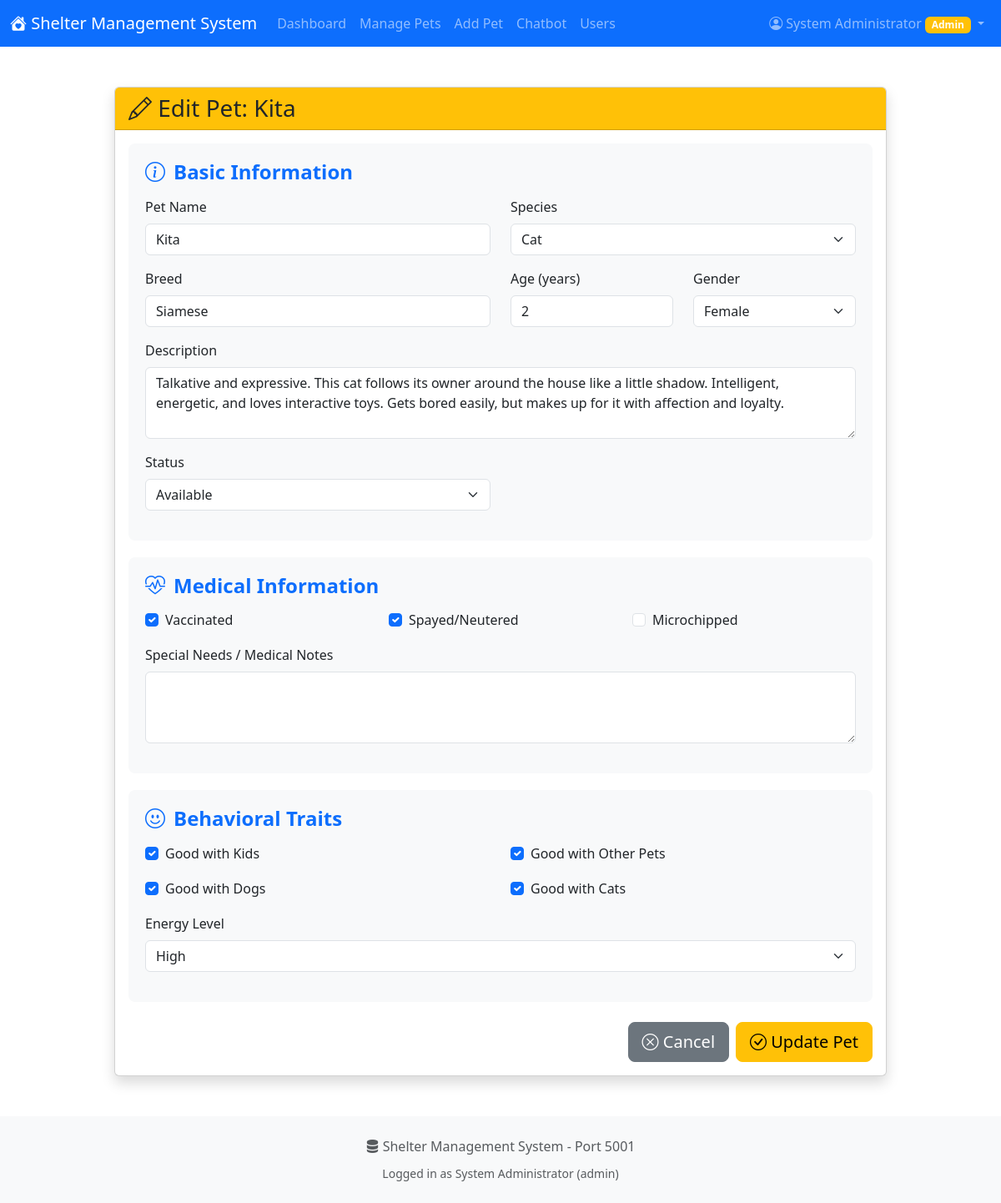
The page /pets/2/edit (signed in) on the database its author committed.
### tables this page shows
CREATE TABLE users (
            id INTEGER PRIMARY KEY AUTOINCREMENT,
            username TEXT UNIQUE NOT NULL,
            password_hash TEXT NOT NULL,
            email TEXT UNIQUE,
            full_name TEXT NOT NULL,
            role TEXT DEFAULT 'staff',
            is_active BOOLEAN DEFAULT 1,
            created_at TIMESTAMP DEFAULT CURRENT_TIMESTAMP
        );

CREATE TABLE pets (
            id INTEGER PRIMARY KEY AUTOINCREMENT,
            name TEXT NOT NULL,
            species TEXT NOT NULL,
            breed TEXT,
            age INTEGER NOT NULL,
            gender TEXT NOT NULL,
            status TEXT DEFAULT 'available',
            description TEXT,
            vaccinated BOOLEAN DEFAULT 0,
            spayed_neutered BOOLEAN DEFAULT 0,
            microchipped BOOLEAN DEFAULT 0,
            special_needs TEXT,
            good_with_kids BOOLEAN DEFAULT 1,
            good_with_pets BOOLEAN DEFAULT 1,
            good_with_dogs BOOLEAN DEFAULT 1,
            good_with_cats BOOLEAN DEFAULT 1,
            energy_level TEXT,
            image_url TEXT,
            created_by INTEGER,
            created_at TIMESTAMP DEFAULT CURRENT_TIMESTAMP,
            intake_date DATE DEFAULT CURRENT_DATE,
            FOREIGN KEY (created_by) REFERENCES users (id)
        );

### app.py (the view, shortened to what this page needs)
@app.route('/pets/<int:pet_id>/edit', methods=['GET', 'POST'])
@login_required
def edit_pet(pet_id):
    conn = get_db_connection()
    pet = conn.execute('SELECT * FROM pets WHERE id = ?', (pet_id,)).fetchone()
    conn.close()
    if not pet:
        flash('Pet not found!', 'danger')
        return redirect(url_for('list_pets'))
    current_user = get_current_user()
    return render_template('edit_pet.html', pet=dict(pet), current_user=current_user)

### app.py (called while the page is built)
def get_db_connection():
    conn = sqlite3.connect(app.config['DATABASE'])
    conn.row_factory = sqlite3.Row
    return conn

def login_required(f):
    from functools import wraps
    @wraps(f)
    def decorated_function(*args, **kwargs):
        if 'user_id' not in session:
            flash('Please log in to access this page.', 'warning')
            return redirect(url_for('login'))
        return f(*args, **kwargs)
    return decorated_function

def get_current_user():
    if 'user_id' in session:
        conn = get_db_connection()
        user = conn.execute('SELECT * FROM users WHERE id = ?', (session['user_id'],)).fetchone()
        conn.close()
        return dict(user) if user else None
    return None

### templates/edit_pet.html (shortened to what this page needs)
{% extends "base.html" %}
{% block content %}
<div class="container mt-5 mb-5">
    <div class="row">
        <div class="col-lg-10 mx-auto">
            <div class="card shadow">
                <div class="card-header bg-warning">
                    <h3 class="mb-0"><i class="bi bi-pencil"></i> Edit Pet: {{ pet.name }}</h3>
                </div>
                <div class="card-body">
                    <form method="POST" action="/pets/{{ pet.id }}/edit">
                        <div class="form-section">
                            <h4 class="section-title">
                                <i class="bi bi-info-circle"></i> Basic Information
                            </h4>
                            <div class="row">
                                <div class="col-md-6 mb-3">
                                    <label for="name" class="form-label">Pet Name</label>
                                    <input type="text" class="form-control" id="name" name="name" value="{{ pet.name }}" required>
                                </div>
                                <div class="col-md-6 mb-3">
                                    <label for="species" class="form-label">Species</label>
                                    <select class="form-select" id="species" name="species" required>
                                        <option value="cat" {{ 'selected' if pet.species == 'cat' else '' }}>Cat</option>
                                    </select>
                                </div>
                            </div>
                            <div class="row">
                                <div class="col-md-6 mb-3">
                                    <label for="breed" class="form-label">Breed</label>
                                    <input type="text" class="form-control" id="breed" name="breed" value="{{ pet.breed or '' }}">
                                </div>
                                <div class="col-md-3 mb-3">
                                    <label for="age" class="form-label">Age (years)</label>
                                    <input type="number" class="form-control" id="age" name="age" value="{{ pet.age }}" min="0" max="30" required>
                                </div>
                                <div class="col-md-3 mb-3">
                                    <label for="gender" class="form-label">Gender</label>
                                    <select class="form-select" id="gender" name="gender" required>
                                        <option value="female" {{ 'selected' if pet.gender == 'female' else '' }}>Female</option>
                                    </select>
                                </div>
                            </div>
                            <div class="mb-3">
                                <label for="description" class="form-label">Description</label>
                                <textarea class="form-control" id="description" name="description" rows="3" required>{{ pet.description or '' }}</textarea>
                            </div>
                            <div class="row">
                                <div class="col-md-6 mb-3">
                                    <label for="status" class="form-label">Status</label>
                                    <select class="form-select" id="status" name="status" required>
                                        <option value="available" {{ 'selected' if pet.status == 'available' else '' }}>Available</option>
                                    </select>
                                </div>
                            </div>
                        </div>
                        <div class="form-section">
                            <h4 class="section-title">
                                <i class="bi bi-heart-pulse"></i> Medical Information
                            </h4>
                            <div class="row">
                                <div class="col-md-4 mb-3">
                                    <div class="form-check">
                                        <input class="form-check-input" type="checkbox" id="vaccinated" name="vaccinated" {{ 'checked' if pet.vaccinated else '' }}>
                                        <label class="form-check-label" for="vaccinated">
                                            Vaccinated
                                        </label>
                                    </div>
                                </div>
                                <div class="col-md-4 mb-3">
                                    <div class="form-check">
                                        <input class="form-check-input" type="checkbox" id="spayed_neutered" name="spayed_neutered" {{ 'checked' if pet.spayed_neutered else '' }}>
                                        <label class="form-check-label" for="spayed_neutered">
                                            Spayed/Neutered
                                        </label>
                                    </div>
                                </div>
                                <div class="col-md-4 mb-3">
                                    <div class="form-check">
                                        <input class="form-check-input" type="checkbox" id="microchipped" name="microchipped" {{ 'checked' if pet.microchipped else '' }}>
                                        <label class="form-check-label" for="microchipped">
                                            Microchipped
                                        </label>
                                    </div>
                                </div>
                            </div>
                            <div class="mb-3">
                                <label for="special_needs" class="form-label">Special Needs / Medical Notes</label>
                                <textarea class="form-control" id="special_needs" name="special_needs" rows="3">{{ pet.special_needs or '' }}</textarea>
                            </div>
                        </div>
                        <div class="form-section">
                            <h4 class="section-title">
                                <i class="bi bi-emoji-smile"></i> Behavioral Traits
                            </h4>
                            <div class="row">
                                <div class="col-md-6 mb-3">
                                    <div class="form-check">
                                        <input class="form-check-input" type="checkbox" id="good_with_kids" name="good_with_kids" {{ 'checked' if pet.good_with_kids else '' }}>
                                        <label class="form-check-label" for="good_with_kids">
                                            Good with Kids
                                        </label>
                                    </div>
                                </div>
                                <div class="col-md-6 mb-3">
                                    <div class="form-check">
                                        <input class="form-check-input" type="checkbox" id="good_with_pets" name="good_with_pets" {{ 'checked' if pet.good_with_pets else '' }}>
                                        <label class="form-check-label" for="good_with_pets">
                                            Good with Other Pets
                                        </label>
                                    </div>
                                </div>
                                <div class="col-md-6 mb-3">
                                    <div class="form-check">
                                        <input class="form-check-input" type="checkbox" id="good_with_dogs" name="good_with_dogs" {{ 'checked' if pet.good_with_dogs else '' }}>
                                        <label class="form-check-label" for="good_with_dogs">
                                            Good with Dogs
                                        </label>
                                    </div>
                                </div>
                                <div class="col-md-6 mb-3">
                                    <div class="form-check">
                                        <input class="form-check-input" type="checkbox" id="good_with_cats" name="good_with_cats" {{ 'checked' if pet.good_with_cats else '' }}>
                                        <label class="form-check-label" for="good_with_cats">
                                            Good with Cats
                                        </label>
                                    </div>
                                </div>
                            </div>
                            <div class="mb-3">
                                <label for="energy_level" class="form-label">Energy Level</label>
                                <select class="form-select" id="energy_level" name="energy_level">
                                    <option value="high" {{ 'selected' if pet.energy_level == 'high' else '' }}>High</option>
                                </select>
                            </div>
                        </div>
                        <div class="d-grid gap-2 d-md-flex justify-content-md-end mt-4">
                            <a href="/pets/{{ pet.id }}" class="btn btn-secondary btn-lg">
                                <i class="bi bi-x-circle"></i> Cancel
                            </a>
                            <button type="submit" class="btn btn-warning btn-lg">
                                <i class="bi bi-check-circle"></i> Update Pet
                            </button>
                        </div>
                    </form>
                </div>
            </div>
        </div>
    </div>
</div>
{% endblock %}

### templates/base.html (shortened to what this page needs)
<!DOCTYPE html>
<html lang="en">
<head>
    <link href="https://cdn.jsdelivr.net/npm/bootstrap@5.3.0/dist/css/bootstrap.min.css" rel="stylesheet">
    <link rel="stylesheet" href="https://cdn.jsdelivr.net/npm/bootstrap-icons@1.11.0/font/bootstrap-icons.css">
</head>
<body>
    <nav class="navbar navbar-expand-lg navbar-dark bg-primary">
        <div class="container-fluid">
            <a class="navbar-brand" href="/">
                <i class="bi bi-house-heart-fill"></i> Shelter Management System
            </a>
            <div class="collapse navbar-collapse" id="navbarNav">
                <ul class="navbar-nav me-auto">
                    <li class="nav-item">
                        <a class="nav-link {{ 'active' if request.endpoint == 'index' else '' }}" href="/">Dashboard</a>
                    </li>
                    <li class="nav-item">
                        <a class="nav-link {{ 'active' if request.endpoint == 'list_pets' else '' }}" href="/pets">Manage Pets</a>
                    </li>
                    <li class="nav-item">
                        <a class="nav-link {{ 'active' if request.endpoint == 'add_pet' else '' }}" href="/pets/add">Add Pet</a>
                    </li>
                    <li class="nav-item">
                        <a class="nav-link {{ 'active' if request.endpoint == 'chatbot_page' else '' }}" href="/chatbot">Chatbot</a>
                    </li>
                    {% if current_user and current_user.role == 'admin' %}
                    <li class="nav-item">
                        <a class="nav-link {{ 'active' if request.endpoint == 'list_users' else '' }}" href="/users">Users</a>
                    </li>
                    {% endif %}
                </ul>
                {% if current_user %}
                <div class="navbar-nav">
                    <div class="nav-item dropdown">
                        <a class="nav-link dropdown-toggle" href="#" role="button" data-bs-toggle="dropdown">
                            <i class="bi bi-person-circle"></i> {{ current_user.full_name }}
                            {% if current_user.role == 'admin' %}
                            <span class="badge bg-warning">Admin</span>
                            {% else %}
                            <span class="badge bg-info">Staff</span>
                            {% endif %}
                        </a>
                    </div>
                </div>
                {% endif %}
            </div>
        </div>
    </nav>
    <main>
        {% block content %}{% endblock %}
    </main>
    <footer class="mt-auto py-4 bg-light">
        <div class="container text-center">
            <p class="text-muted mb-2">
                <i class="bi bi-server"></i> Shelter Management System - Port 5001
            </p>
            <small class="text-muted">
                {% if current_user %}
                Logged in as {{ current_user.full_name }} ({{ current_user.role }})
                {% else %}
                Not logged in
                {% endif %}
            </small>
        </div>
    </footer>
</body>
</html>

### templates/edit_pet.html (style rules this page uses)
.form-section { background-color: #f8f9fa; padding: 20px; border-radius: 8px; margin-bottom: 20px; }
.section-title { color: #0d6efd; font-weight: bold; margin-bottom: 15px; display: flex; align-items: center; gap: 10px; }

### rows shown on the page
users: full_name "System Administrator", role "admin"
pets: name "Kita", breed "Siamese", age "2", description "Talkative and expressive. This cat follows its owner around the house like a little shadow. Intelligent, energetic, and loves interactive toys. Gets bored easily, but makes up for it with affection and loyalty."
